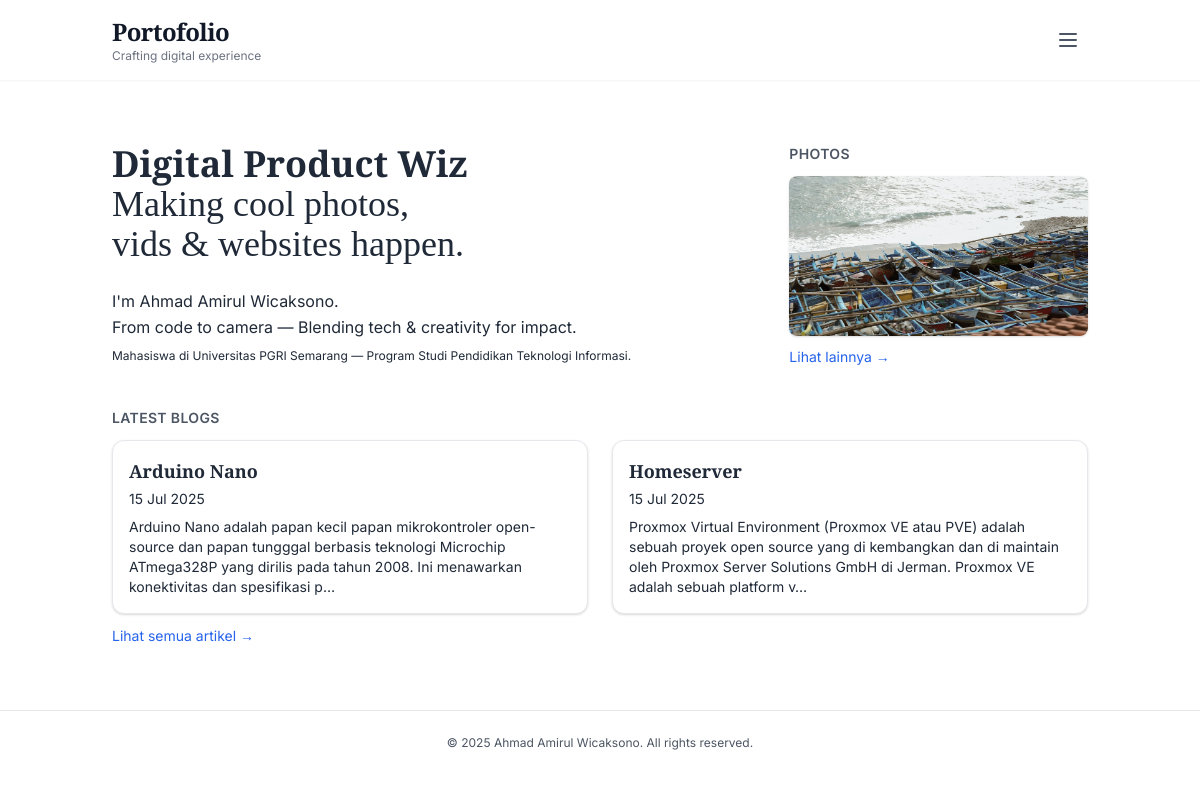
The page / on the database its author committed.
### gallery/models.py (models this page shows)
class Gallery(models.Model):
    image = models.ImageField(upload_to='gallery/img/')
    is_featured = models.BooleanField(default=False)

### blog/models.py (models this page shows, shortened)
class Post(models.Model):
    title = models.CharField(max_length=200)
    slug = models.SlugField(unique=True, blank=True)
    content = CKEditor5Field('Konten', config_name='default')
    author = models.ForeignKey(User, on_delete=models.CASCADE)
    excerpt = models.TextField(blank=True)  # 🔥 Tambahkan ini
    created_at = models.DateTimeField(auto_now_add=True)

### home/views.py (the view)
# urls.py: path('', views.index, name='gallery_index'),
def index(request):
    featured_images = Gallery.objects.filter(is_featured=True)[:2]
    highlight_posts = Post.objects.order_by('-created_at')[:2]
    return render(request, 'home/index.html', {
        'featured_images': featured_images,
        'highlight_posts': highlight_posts,
    })

### home/templates/home/index.html (shortened to what this page needs)
{% extends 'base.html' %}
{% load static %}
{% block content %}
<section class="max-w-5xl mx-auto px-6 py-16 animate-fade">
  <div class="grid grid-cols-1 lg:grid-cols-12 gap-10 items-start">
    <div class="lg:col-span-8 space-y-6">
      <div class="flex flex-col sm:flex-row items-start sm:items-center gap-6">
        <div>
          <h1 class="text-3xl md:text-4xl font-semibold mb-1 font-serif-heading">Digital Product Wiz</h1>
          <h2 class="text-3xl md:text-4xl font-light leading-snug -mt-1 font-serif-heading">
            Making cool photos,<br />
            vids & websites happen.
          </h2>
        </div>
      </div>
      <div class="space-y-2">
        <p class="text-neutral-600 leading-relaxed">
          I'm Ahmad Amirul Wicaksono.<br />
          From code to camera — Blending tech & creativity for impact.
        </p>
        <p class="text-neutral-500 text-xs">
          Mahasiswa di Universitas PGRI Semarang — Program Studi Pendidikan Teknologi Informasi.
        </p>
      </div>
    </div>
    <div class="lg:col-span-4 space-y-3">
      <h3 class="text-sm font-semibold text-gray-600 uppercase tracking-wide">photos</h3>
      <div class="space-y-2">
        {% for img in featured_images %}
          <div class="overflow-hidden rounded-lg shadow hover:shadow-md transition duration-300">
            <img src="{{ img.image.url }}"
                 alt="Featured gallery image"
                 class="w-full h-auto rounded-md object-cover max-h-40 hover:scale-105 transition-transform duration-300 ease-in-out"
                 loading="lazy">
          </div>
        {% endfor %}
          <div>
            <a href="{% url 'gallery_index' %}" class="text-sm text-blue-600 hover:underline">Lihat lainnya →</a>
          </div>
      </div>
    </div>
  </div>
<div class="col-span-12 mt-10 space-y-3">
  <h3 class="text-sm font-semibold text-gray-600 uppercase tracking-wide">Latest Blogs</h3>
  <div class="grid sm:grid-cols-2 gap-6">
    {% for post in highlight_posts %}
      <div class="p-4 bg-white border rounded-xl shadow hover:shadow-md transition duration-300">
        <h4 class="text-lg font-semibold font-serif-heading mb-1">
          <a href="{% url 'blog_detail' slug=post.slug %}" class="hover:underline">
            {{ post.title }}
          </a>
        </h4>
        <p class="text-sm text-neutral-500">{{ post.created_at|date:"d M Y" }}</p>
        <p class="mt-2 text-sm text-neutral-600 line-clamp-3">{{ post.content|striptags|truncatechars:200 }}
        </p>
      </div>
    {% endfor %}
  </div>
  <a href="{% url 'blog_index' %}" class="text-sm text-blue-600 hover:underline block mt-2">Lihat semua artikel →</a>
</div>
</section>
{% endblock %}

### templates/base.html (shortened to what this page needs)
{% load static %}
<!DOCTYPE html>
<html lang="id">
<head>
  <link href="https://cdn.jsdelivr.net/npm/tailwindcss@2.2.19/dist/tailwind.min.css" rel="stylesheet" />
</head>
<body class="bg-white text-gray-800">
  <nav class="py-4 sticky top-0 z-50 bg-white shadow-sm transition-all">
    <div class="max-w-5xl mx-auto px-6 flex items-center justify-between animate-fade">
        <div>
        <a href="/" class="text-2xl font-extrabold text-gray-900 hover:text-blue-600 transition duration-300 tracking-tight font-serif-heading">
            Portofolio
        </a>
        <p class="text-xs text-gray-500">Crafting digital experience</p>
        </div>
        <div class="relative">
        <button id="menu-toggle" class="text-gray-600 hover:text-blue-600 focus:outline-none focus:ring-2 focus:ring-blue-400 p-2">
            <svg class="w-6 h-6" fill="none" stroke="currentColor" stroke-width="2" viewBox="0 0 24 24">
            <path stroke-linecap="round" stroke-linejoin="round" d="M4 6h16M4 12h16M4 18h16" />
            </svg>
        </button>
        </div>
    </div>
    </nav>
  {% block content %}{% endblock %}
  <footer class="text-center text-xs text-gray-600 py-6 animate-fade border-t">
    © 2025 Ahmad Amirul Wicaksono. All rights reserved.
  </footer>
</body>
</html>

### templates/base.html (style rules this page uses)
.animate-fade { animation: fade-in 0.6s ease-out both; }
body { font-family: 'Inter', sans-serif; }
h1, h2, .font-serif-heading { font-family: 'Playfair Display', serif; }

### rows shown on the page
Gallery: image (picture)
Post: title "Arduino Nano", created_at "15 Jul 2025", content "Arduino Nano adalah papan kecil papan mikrokontroler open-source dan papan tungggal berbasis teknologi Microchip ATmega328P yang dirilis pada tahun 2008. Ini menawarkan konektivitas dan spesifikasi p…"
Post: title "Homeserver", created_at "15 Jul 2025", content "Proxmox Virtual Environment (Proxmox VE atau PVE) adalah sebuah proyek open source yang di kembangkan dan di maintain oleh Proxmox Server Solutions GmbH di Jerman. Proxmox VE adalah sebuah platform v…"
